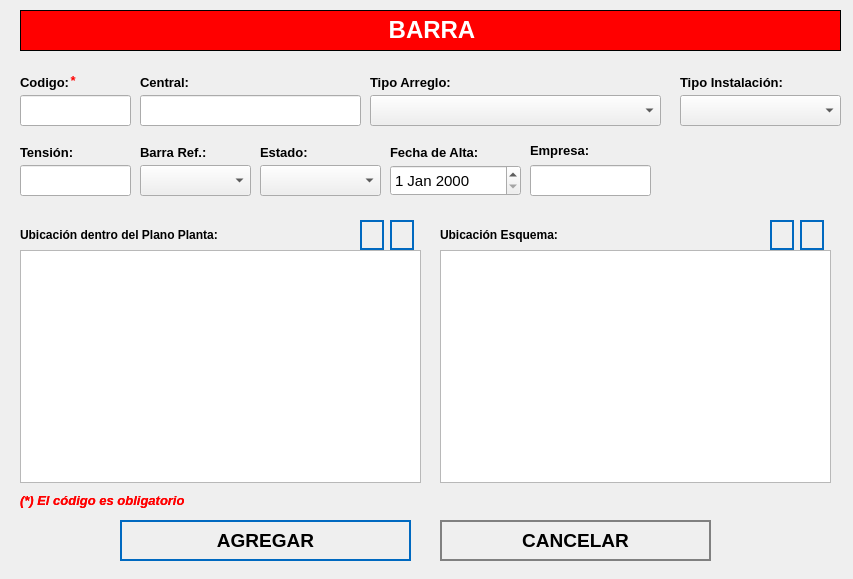
<?xml version="1.0" encoding="UTF-8"?>
<ui version="4.0">
 <class>NewBook</class>
 <widget class="QWidget" name="NewBook">
  <property name="geometry">
   <rect>
    <x>0</x>
    <y>0</y>
    <width>853</width>
    <height>579</height>
   </rect>
  </property>
  <property name="minimumSize">
   <size>
    <width>853</width>
    <height>464</height>
   </size>
  </property>
  <property name="maximumSize">
   <size>
    <width>853</width>
    <height>579</height>
   </size>
  </property>
  <property name="windowTitle">
   <string>Nuevo Registro</string>
  </property>
  <property name="styleSheet">
   <string notr="true">QPushButton
{	
	height: 2em;
 	border-style: solid;
	border-width: 2px;
 	border-color: grey;
	font-weight: bold;
}

QPushButton:hover
{
   	background-color:grey;
	color:white;
}</string>
  </property>
  <widget class="QLabel" name="label">
   <property name="geometry">
    <rect>
     <x>20</x>
     <y>10</y>
     <width>821</width>
     <height>41</height>
    </rect>
   </property>
   <property name="minimumSize">
    <size>
     <width>821</width>
     <height>0</height>
    </size>
   </property>
   <property name="maximumSize">
    <size>
     <width>821</width>
     <height>16777215</height>
    </size>
   </property>
   <property name="font">
    <font>
     <underline>false</underline>
    </font>
   </property>
   <property name="autoFillBackground">
    <bool>false</bool>
   </property>
   <property name="styleSheet">
    <string notr="true">background-color: red;</string>
   </property>
   <property name="frameShape">
    <enum>QFrame::Box</enum>
   </property>
   <property name="text">
    <string>&lt;html&gt;&lt;head/&gt;&lt;body&gt;&lt;p align=&quot;center&quot;&gt;&lt;span style=&quot; font-size:18pt; font-weight:600; color:#ffffff;&quot;&gt;BARRA&lt;/span&gt;&lt;/p&gt;&lt;/body&gt;&lt;/html&gt;</string>
   </property>
  </widget>
  <widget class="QLabel" name="label_autoriza">
   <property name="geometry">
    <rect>
     <x>20</x>
     <y>70</y>
     <width>101</width>
     <height>25</height>
    </rect>
   </property>
   <property name="text">
    <string>&lt;html&gt;&lt;head/&gt;&lt;body&gt;&lt;p&gt;&lt;span style=&quot; font-size:10pt; font-weight:600;&quot;&gt;Codigo:&lt;/span&gt;&lt;/p&gt;&lt;/body&gt;&lt;/html&gt;</string>
   </property>
  </widget>
  <widget class="QLineEdit" name="inputCodigo">
   <property name="geometry">
    <rect>
     <x>20</x>
     <y>95</y>
     <width>111</width>
     <height>31</height>
    </rect>
   </property>
   <property name="font">
    <font>
     <pointsize>12</pointsize>
    </font>
   </property>
  </widget>
  <widget class="QLineEdit" name="inputNombre">
   <property name="geometry">
    <rect>
     <x>140</x>
     <y>95</y>
     <width>221</width>
     <height>31</height>
    </rect>
   </property>
   <property name="font">
    <font>
     <pointsize>12</pointsize>
    </font>
   </property>
  </widget>
  <widget class="QPushButton" name="addButton">
   <property name="geometry">
    <rect>
     <x>120</x>
     <y>520</y>
     <width>291</width>
     <height>41</height>
    </rect>
   </property>
   <property name="font">
    <font>
     <pointsize>14</pointsize>
     <weight>75</weight>
     <bold>true</bold>
    </font>
   </property>
   <property name="cursor">
    <cursorShape>PointingHandCursor</cursorShape>
   </property>
   <property name="styleSheet">
    <string notr="true">QPushButton
{	
	height: 2em;
 	border-style: solid;
	border-width: 2px;
 	border-color: #0069c0;
	font-weight: bold;
}

QPushButton:hover
{
   	background-color:#0069c0;
	color:white;
}</string>
   </property>
   <property name="text">
    <string>AGREGAR</string>
   </property>
   <property name="icon">
    <iconset>
     <normaloff>../assets/icons/add-icon.png</normaloff>../assets/icons/add-icon.png</iconset>
   </property>
   <property name="iconSize">
    <size>
     <width>30</width>
     <height>30</height>
    </size>
   </property>
   <property name="autoDefault">
    <bool>true</bool>
   </property>
   <property name="default">
    <bool>true</bool>
   </property>
   <property name="flat">
    <bool>true</bool>
   </property>
  </widget>
  <widget class="QPushButton" name="cancelButton">
   <property name="geometry">
    <rect>
     <x>440</x>
     <y>520</y>
     <width>271</width>
     <height>41</height>
    </rect>
   </property>
   <property name="font">
    <font>
     <pointsize>14</pointsize>
     <weight>75</weight>
     <bold>true</bold>
    </font>
   </property>
   <property name="cursor">
    <cursorShape>PointingHandCursor</cursorShape>
   </property>
   <property name="styleSheet">
    <string notr="true">QPushButton
{	
	height: 2em;
 	border-style: solid;
	border-width: 2px;
 	border-color: grey;
	font-weight: bold;
}

QPushButton:hover
{
   	background-color:grey;
	color:white;
}</string>
   </property>
   <property name="text">
    <string>CANCELAR</string>
   </property>
   <property name="icon">
    <iconset>
     <normaloff>../assets/icons/cancel-icon.png</normaloff>../assets/icons/cancel-icon.png</iconset>
   </property>
   <property name="iconSize">
    <size>
     <width>30</width>
     <height>30</height>
    </size>
   </property>
   <property name="autoDefault">
    <bool>true</bool>
   </property>
   <property name="default">
    <bool>true</bool>
   </property>
   <property name="flat">
    <bool>true</bool>
   </property>
  </widget>
  <widget class="QLabel" name="label_aquienVisita">
   <property name="geometry">
    <rect>
     <x>140</x>
     <y>70</y>
     <width>191</width>
     <height>25</height>
    </rect>
   </property>
   <property name="text">
    <string>&lt;html&gt;&lt;head/&gt;&lt;body&gt;&lt;p&gt;&lt;span style=&quot; font-size:10pt; font-weight:600;&quot;&gt;Central:&lt;/span&gt;&lt;/p&gt;&lt;/body&gt;&lt;/html&gt;</string>
   </property>
  </widget>
  <widget class="QLabel" name="label_area">
   <property name="geometry">
    <rect>
     <x>680</x>
     <y>70</y>
     <width>141</width>
     <height>25</height>
    </rect>
   </property>
   <property name="text">
    <string>&lt;html&gt;&lt;head/&gt;&lt;body&gt;&lt;p&gt;&lt;span style=&quot; font-size:10pt; font-weight:600;&quot;&gt;Tipo Instalación:&lt;/span&gt;&lt;/p&gt;&lt;/body&gt;&lt;/html&gt;</string>
   </property>
  </widget>
  <widget class="QLabel" name="label_horaIngreso">
   <property name="geometry">
    <rect>
     <x>20</x>
     <y>140</y>
     <width>111</width>
     <height>25</height>
    </rect>
   </property>
   <property name="text">
    <string>&lt;html&gt;&lt;head/&gt;&lt;body&gt;&lt;p&gt;&lt;span style=&quot; font-size:10pt; font-weight:600;&quot;&gt;Tensión:&lt;/span&gt;&lt;/p&gt;&lt;/body&gt;&lt;/html&gt;</string>
   </property>
  </widget>
  <widget class="QLabel" name="label_horaSalida">
   <property name="geometry">
    <rect>
     <x>260</x>
     <y>140</y>
     <width>81</width>
     <height>25</height>
    </rect>
   </property>
   <property name="text">
    <string>&lt;html&gt;&lt;head/&gt;&lt;body&gt;&lt;p&gt;&lt;span style=&quot; font-size:10pt; font-weight:600;&quot;&gt;Estado:&lt;/span&gt;&lt;/p&gt;&lt;/body&gt;&lt;/html&gt;</string>
   </property>
  </widget>
  <widget class="QLabel" name="label_motivoVisita">
   <property name="geometry">
    <rect>
     <x>390</x>
     <y>140</y>
     <width>131</width>
     <height>25</height>
    </rect>
   </property>
   <property name="text">
    <string>&lt;html&gt;&lt;head/&gt;&lt;body&gt;&lt;p&gt;&lt;span style=&quot; font-size:10pt; font-weight:600;&quot;&gt;Fecha de Alta:&lt;/span&gt;&lt;/p&gt;&lt;/body&gt;&lt;/html&gt;</string>
   </property>
  </widget>
  <widget class="QLabel" name="label_nota_obligatoria">
   <property name="geometry">
    <rect>
     <x>20</x>
     <y>490</y>
     <width>281</width>
     <height>21</height>
    </rect>
   </property>
   <property name="text">
    <string>&lt;html&gt;&lt;head/&gt;&lt;body&gt;&lt;p&gt;&lt;span style=&quot; font-size:10pt; font-weight:600; font-style:italic; color:#ff0000;&quot;&gt;(*) El código es obligatorio&lt;/span&gt;&lt;/p&gt;&lt;/body&gt;&lt;/html&gt;</string>
   </property>
  </widget>
  <widget class="QLabel" name="label_advertencia_dni">
   <property name="geometry">
    <rect>
     <x>20</x>
     <y>490</y>
     <width>251</width>
     <height>21</height>
    </rect>
   </property>
   <property name="text">
    <string>&lt;html&gt;&lt;head/&gt;&lt;body&gt;&lt;p&gt;&lt;span style=&quot; font-size:10pt; font-weight:600; font-style:italic; color:#ff0000;&quot;&gt;(*) El código es obligatorio&lt;/span&gt;&lt;/p&gt;&lt;/body&gt;&lt;/html&gt;</string>
   </property>
  </widget>
  <widget class="QLabel" name="label_area_2">
   <property name="geometry">
    <rect>
     <x>370</x>
     <y>70</y>
     <width>171</width>
     <height>25</height>
    </rect>
   </property>
   <property name="text">
    <string>&lt;html&gt;&lt;head/&gt;&lt;body&gt;&lt;p&gt;&lt;span style=&quot; font-size:10pt; font-weight:600;&quot;&gt;Tipo Arreglo:&lt;/span&gt;&lt;/p&gt;&lt;/body&gt;&lt;/html&gt;</string>
   </property>
  </widget>
  <widget class="QComboBox" name="cbEstado">
   <property name="geometry">
    <rect>
     <x>260</x>
     <y>165</y>
     <width>121</width>
     <height>31</height>
    </rect>
   </property>
   <property name="font">
    <font>
     <pointsize>12</pointsize>
    </font>
   </property>
   <property name="editable">
    <bool>false</bool>
   </property>
  </widget>
  <widget class="QDateEdit" name="inputFecha">
   <property name="geometry">
    <rect>
     <x>390</x>
     <y>165</y>
     <width>131</width>
     <height>31</height>
    </rect>
   </property>
   <property name="font">
    <font>
     <pointsize>11</pointsize>
     <weight>50</weight>
     <bold>false</bold>
    </font>
   </property>
  </widget>
  <widget class="QComboBox" name="inputArreglo">
   <property name="geometry">
    <rect>
     <x>370</x>
     <y>95</y>
     <width>291</width>
     <height>31</height>
    </rect>
   </property>
   <property name="font">
    <font>
     <pointsize>12</pointsize>
    </font>
   </property>
   <property name="editable">
    <bool>false</bool>
   </property>
  </widget>
  <widget class="QComboBox" name="inputInstalacion">
   <property name="geometry">
    <rect>
     <x>680</x>
     <y>95</y>
     <width>161</width>
     <height>31</height>
    </rect>
   </property>
   <property name="font">
    <font>
     <pointsize>12</pointsize>
    </font>
   </property>
   <property name="editable">
    <bool>false</bool>
   </property>
  </widget>
  <widget class="QLineEdit" name="inputTension">
   <property name="geometry">
    <rect>
     <x>20</x>
     <y>165</y>
     <width>111</width>
     <height>31</height>
    </rect>
   </property>
   <property name="font">
    <font>
     <pointsize>12</pointsize>
    </font>
   </property>
   <property name="maxLength">
    <number>8</number>
   </property>
  </widget>
  <widget class="QLabel" name="label_horaIngreso_4">
   <property name="geometry">
    <rect>
     <x>140</x>
     <y>140</y>
     <width>111</width>
     <height>25</height>
    </rect>
   </property>
   <property name="text">
    <string>&lt;html&gt;&lt;head/&gt;&lt;body&gt;&lt;p&gt;&lt;span style=&quot; font-size:10pt; font-weight:600;&quot;&gt;Barra Ref.:&lt;/span&gt;&lt;/p&gt;&lt;/body&gt;&lt;/html&gt;</string>
   </property>
  </widget>
  <widget class="QComboBox" name="cbBarra">
   <property name="geometry">
    <rect>
     <x>140</x>
     <y>165</y>
     <width>111</width>
     <height>31</height>
    </rect>
   </property>
   <property name="font">
    <font>
     <pointsize>12</pointsize>
    </font>
   </property>
   <property name="editable">
    <bool>false</bool>
   </property>
  </widget>
  <widget class="QLabel" name="label_nota_obligatoria_2">
   <property name="geometry">
    <rect>
     <x>70</x>
     <y>70</y>
     <width>21</width>
     <height>21</height>
    </rect>
   </property>
   <property name="text">
    <string>&lt;html&gt;&lt;head/&gt;&lt;body&gt;&lt;p&gt;&lt;span style=&quot; font-size:10pt; font-weight:600; font-style:italic; color:#ff0000;&quot;&gt;*&lt;/span&gt;&lt;/p&gt;&lt;/body&gt;&lt;/html&gt;</string>
   </property>
  </widget>
  <widget class="QPushButton" name="btnDeletePlano">
   <property name="geometry">
    <rect>
     <x>390</x>
     <y>220</y>
     <width>24</width>
     <height>30</height>
    </rect>
   </property>
   <property name="font">
    <font>
     <pointsize>12</pointsize>
     <weight>75</weight>
     <bold>true</bold>
    </font>
   </property>
   <property name="cursor">
    <cursorShape>PointingHandCursor</cursorShape>
   </property>
   <property name="styleSheet">
    <string notr="true">QPushButton
{	
	height: 2em;
 	border-style: solid;
	border-width: 2px;
 	border-color: #0069c0;
	font-weight: bold;
}

QPushButton:hover
{
   	background-color:#0069c0;
	color:white;
}</string>
   </property>
   <property name="text">
    <string/>
   </property>
   <property name="icon">
    <iconset>
     <normaloff>../assets/icons/deletesquare.png</normaloff>../assets/icons/deletesquare.png</iconset>
   </property>
   <property name="iconSize">
    <size>
     <width>25</width>
     <height>25</height>
    </size>
   </property>
   <property name="autoDefault">
    <bool>true</bool>
   </property>
   <property name="default">
    <bool>true</bool>
   </property>
   <property name="flat">
    <bool>true</bool>
   </property>
  </widget>
  <widget class="QLabel" name="label_4">
   <property name="geometry">
    <rect>
     <x>20</x>
     <y>220</y>
     <width>311</width>
     <height>30</height>
    </rect>
   </property>
   <property name="text">
    <string>&lt;html&gt;&lt;head/&gt;&lt;body&gt;&lt;p&gt;&lt;span style=&quot; font-size:9pt; font-weight:600;&quot;&gt;Ubicación dentro del Plano Planta:&lt;/span&gt;&lt;/p&gt;&lt;/body&gt;&lt;/html&gt;</string>
   </property>
   <property name="scaledContents">
    <bool>true</bool>
   </property>
  </widget>
  <widget class="QPushButton" name="btnAddPlano">
   <property name="geometry">
    <rect>
     <x>360</x>
     <y>220</y>
     <width>24</width>
     <height>30</height>
    </rect>
   </property>
   <property name="font">
    <font>
     <pointsize>12</pointsize>
     <weight>75</weight>
     <bold>true</bold>
    </font>
   </property>
   <property name="cursor">
    <cursorShape>PointingHandCursor</cursorShape>
   </property>
   <property name="styleSheet">
    <string notr="true">QPushButton
{	
	height: 2em;
 	border-style: solid;
	border-width: 2px;
 	border-color: #0069c0;
	font-weight: bold;
}

QPushButton:hover
{
   	background-color:#0069c0;
	color:white;
}</string>
   </property>
   <property name="text">
    <string/>
   </property>
   <property name="icon">
    <iconset>
     <normaloff>../assets/icons/add-icon.png</normaloff>../assets/icons/add-icon.png</iconset>
   </property>
   <property name="iconSize">
    <size>
     <width>25</width>
     <height>25</height>
    </size>
   </property>
   <property name="autoDefault">
    <bool>true</bool>
   </property>
   <property name="default">
    <bool>true</bool>
   </property>
   <property name="flat">
    <bool>true</bool>
   </property>
  </widget>
  <widget class="QTableWidget" name="tablePlano">
   <property name="geometry">
    <rect>
     <x>20</x>
     <y>250</y>
     <width>401</width>
     <height>233</height>
    </rect>
   </property>
   <property name="autoFillBackground">
    <bool>true</bool>
   </property>
   <property name="lineWidth">
    <number>5</number>
   </property>
   <property name="editTriggers">
    <set>QAbstractItemView::NoEditTriggers</set>
   </property>
   <property name="textElideMode">
    <enum>Qt::ElideLeft</enum>
   </property>
   <attribute name="horizontalHeaderMinimumSectionSize">
    <number>10</number>
   </attribute>
  </widget>
  <widget class="QPushButton" name="btnDeleteEsquema">
   <property name="geometry">
    <rect>
     <x>800</x>
     <y>220</y>
     <width>24</width>
     <height>30</height>
    </rect>
   </property>
   <property name="font">
    <font>
     <pointsize>12</pointsize>
     <weight>75</weight>
     <bold>true</bold>
    </font>
   </property>
   <property name="cursor">
    <cursorShape>PointingHandCursor</cursorShape>
   </property>
   <property name="styleSheet">
    <string notr="true">QPushButton
{	
	height: 2em;
 	border-style: solid;
	border-width: 2px;
 	border-color: #0069c0;
	font-weight: bold;
}

QPushButton:hover
{
   	background-color:#0069c0;
	color:white;
}</string>
   </property>
   <property name="text">
    <string/>
   </property>
   <property name="icon">
    <iconset>
     <normaloff>../assets/icons/deletesquare.png</normaloff>../assets/icons/deletesquare.png</iconset>
   </property>
   <property name="iconSize">
    <size>
     <width>25</width>
     <height>25</height>
    </size>
   </property>
   <property name="autoDefault">
    <bool>true</bool>
   </property>
   <property name="default">
    <bool>true</bool>
   </property>
   <property name="flat">
    <bool>true</bool>
   </property>
  </widget>
  <widget class="QTableWidget" name="tableEsquema">
   <property name="geometry">
    <rect>
     <x>440</x>
     <y>250</y>
     <width>391</width>
     <height>233</height>
    </rect>
   </property>
   <property name="autoFillBackground">
    <bool>true</bool>
   </property>
   <property name="lineWidth">
    <number>5</number>
   </property>
   <property name="editTriggers">
    <set>QAbstractItemView::NoEditTriggers</set>
   </property>
   <property name="textElideMode">
    <enum>Qt::ElideLeft</enum>
   </property>
   <attribute name="horizontalHeaderMinimumSectionSize">
    <number>10</number>
   </attribute>
  </widget>
  <widget class="QLabel" name="label_5">
   <property name="geometry">
    <rect>
     <x>440</x>
     <y>220</y>
     <width>261</width>
     <height>30</height>
    </rect>
   </property>
   <property name="text">
    <string>&lt;html&gt;&lt;head/&gt;&lt;body&gt;&lt;p&gt;&lt;span style=&quot; font-size:9pt; font-weight:600;&quot;&gt;Ubicación Esquema:&lt;/span&gt;&lt;/p&gt;&lt;/body&gt;&lt;/html&gt;</string>
   </property>
   <property name="scaledContents">
    <bool>true</bool>
   </property>
  </widget>
  <widget class="QPushButton" name="btnAddEsquema">
   <property name="geometry">
    <rect>
     <x>770</x>
     <y>220</y>
     <width>24</width>
     <height>30</height>
    </rect>
   </property>
   <property name="font">
    <font>
     <pointsize>12</pointsize>
     <weight>75</weight>
     <bold>true</bold>
    </font>
   </property>
   <property name="cursor">
    <cursorShape>PointingHandCursor</cursorShape>
   </property>
   <property name="styleSheet">
    <string notr="true">QPushButton
{	
	height: 2em;
 	border-style: solid;
	border-width: 2px;
 	border-color: #0069c0;
	font-weight: bold;
}

QPushButton:hover
{
   	background-color:#0069c0;
	color:white;
}</string>
   </property>
   <property name="text">
    <string/>
   </property>
   <property name="icon">
    <iconset>
     <normaloff>../assets/icons/add-icon.png</normaloff>../assets/icons/add-icon.png</iconset>
   </property>
   <property name="iconSize">
    <size>
     <width>25</width>
     <height>25</height>
    </size>
   </property>
   <property name="autoDefault">
    <bool>true</bool>
   </property>
   <property name="default">
    <bool>true</bool>
   </property>
   <property name="flat">
    <bool>true</bool>
   </property>
  </widget>
  <widget class="QLineEdit" name="inputCodEmpresa">
   <property name="geometry">
    <rect>
     <x>530</x>
     <y>165</y>
     <width>121</width>
     <height>31</height>
    </rect>
   </property>
   <property name="font">
    <font>
     <pointsize>12</pointsize>
    </font>
   </property>
   <property name="maxLength">
    <number>5</number>
   </property>
  </widget>
  <widget class="QLabel" name="label_empresa">
   <property name="geometry">
    <rect>
     <x>530</x>
     <y>140</y>
     <width>111</width>
     <height>21</height>
    </rect>
   </property>
   <property name="text">
    <string>&lt;html&gt;&lt;head/&gt;&lt;body&gt;&lt;p&gt;&lt;span style=&quot; font-size:10pt; font-weight:600;&quot;&gt;Empresa:&lt;/span&gt;&lt;/p&gt;&lt;/body&gt;&lt;/html&gt;</string>
   </property>
   <property name="scaledContents">
    <bool>true</bool>
   </property>
  </widget>
 </widget>
 <tabstops>
  <tabstop>inputCodigo</tabstop>
  <tabstop>inputNombre</tabstop>
  <tabstop>addButton</tabstop>
  <tabstop>cancelButton</tabstop>
 </tabstops>
 <resources/>
 <connections/>
</ui>
